Frame 1 (no input): blank canvas, image omitted
Frame 60 (no input): blank canvas, image omitted
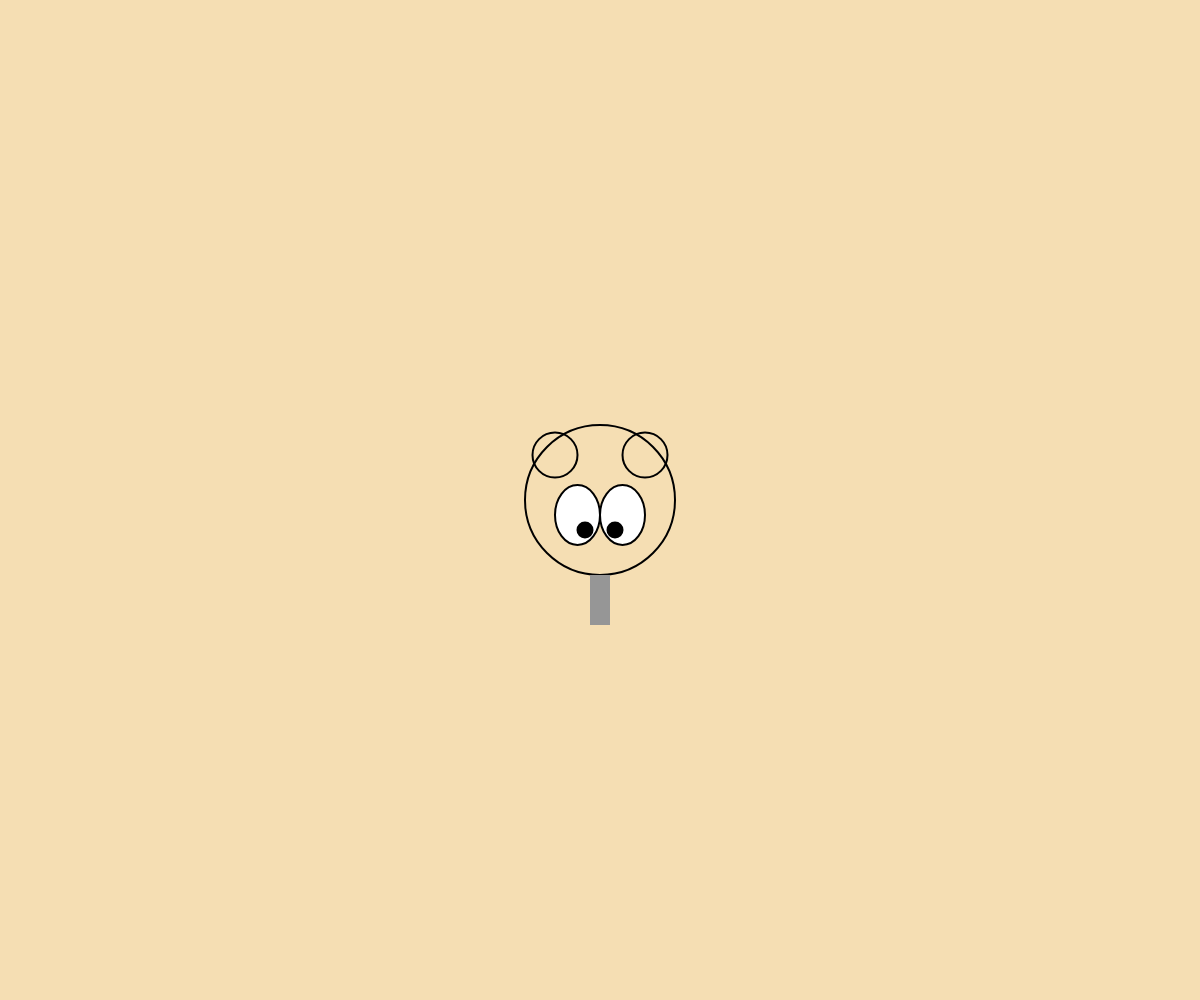
Frame 120 (the mouse pressed at the canvas centre since frame 60)

The p5.js sketch whose frames 1 and 60 were blank and that drew this single picture after the mouse press (run headless with seeded random() and noise() and a simulated clock; from frame 60 on, the mouse is pressed at the canvas centre):

// p5.js sketch
// ── sketch.js
let bearSize = 150; // Größe des Bärens in Pixeln
let handleWidth = 20; // Breite des Griffs in Pixeln
let handleHeight = 50; // Höhe des Griffs in Pixeln
let mouseXpos, mouseYpos; // Variablen für die Position der Maus
let bear = []; // Array für die ausgestochenen Kekse
var modus=0;
var yval;

function setup() {
  createCanvas(windowWidth, windowHeight);
  noCursor(); // Verstecke den Mauszeiger
}

function draw() {
  background( 245,222,179); // Änderung der Hintergrundfarbe
  
  
  // Zeichne jeden ausgestochenen Keks im Array
  for (let i = 0; i < bear.length; i++) {
    let x = bear[i].x;
    let y = bear[i].y;
    stroke(80, 52, 35);
    strokeWeight(3);
    noFill(); // Gelbe Farbe für den Keks
    ellipse(x, y, bearSize, bearSize); // Kopf
    ellipse(x - 0.3 * bearSize, y - 0.3 * bearSize, 0.3 * bearSize, 0.3 * bearSize); // Linkes Ohr
    ellipse(x + 0.3 * bearSize, y - 0.3 * bearSize, 0.3 * bearSize, 0.3 * bearSize); // Rechtes Ohr
    
    ellipse(x - 0.15 * bearSize, y + 0.1 * bearSize, 0.3 * bearSize, 0.4 * bearSize); // Linkes Auge
    ellipse(x + 0.15 * bearSize, y + 0.1 * bearSize, 0.3 * bearSize, 0.4 * bearSize); // Rechtes Auge
    
    ellipse(x - 0.1 * bearSize, y + 0.2 * bearSize, 0.1 * bearSize, 0.1 * bearSize); // Linkes Pupille
    ellipse(x + 0.1 * bearSize, y + 0.2 * bearSize, 0.1 * bearSize, 0.1 * bearSize); // Rechtes Pupille
    
  }
  if (mouseXpos && mouseYpos) { // Überprüfe, ob die Maus bewegt wurde
    // Zeichne die Ausstechform an der Position der Maus
    let x = mouseXpos;
    let y = mouseYpos;
    stroke(0);
    strokeWeight(2);
    noFill();
    ellipse(x, y, bearSize, bearSize); // Kopf
    ellipse(x - 0.3 * bearSize, y - 0.3 * bearSize, 0.3 * bearSize, 0.3 * bearSize); // Linkes Ohr
    ellipse(x + 0.3 * bearSize, y - 0.3 * bearSize, 0.3 * bearSize, 0.3 * bearSize); // Rechtes Ohr
    fill(255);
    ellipse(x - 0.15 * bearSize, y + 0.1 * bearSize, 0.3 * bearSize, 0.4 * bearSize); // Linkes Auge
    ellipse(x + 0.15 * bearSize, y + 0.1 * bearSize, 0.3 * bearSize, 0.4 * bearSize); // Rechtes Auge
    fill(0);
    ellipse(x - 0.1 * bearSize, y + 0.2 * bearSize, 0.1 * bearSize, 0.1 * bearSize); // Linkes Pupille
    ellipse(x + 0.1 * bearSize, y + 0.2 * bearSize, 0.1 * bearSize, 0.1 * bearSize); // Rechtes Pupille
    fill(150);
    noStroke();
    rect(x - handleWidth / 2, y + bearSize / 2, handleWidth, handleHeight); // Griff
  }
}

function mouseMoved() {
  // Speichere die Position der Maus in Variablen
  if (modus==0)
  {
    mouseXpos = mouseX;
    mouseYpos = mouseY;
  }
 
  console.log("run modus: "+modus);
}

function mouseDragged(){
  console.log("yval: "+yval+" / mouseY: "+mouseY);
  if(modus==1&&mouseY>yval){
  let newBear = {
    x: mouseXpos,
    y: mouseYpos
  };
  bear.push(newBear);}
  console.log("drag modus: "+modus);

}

function mousePressed() {

  console.log("la");
  modus=1;
  yval=mouseY;
}
 
function mouseReleased(){
  
  modus=0;
  console.log("blub");
 }
